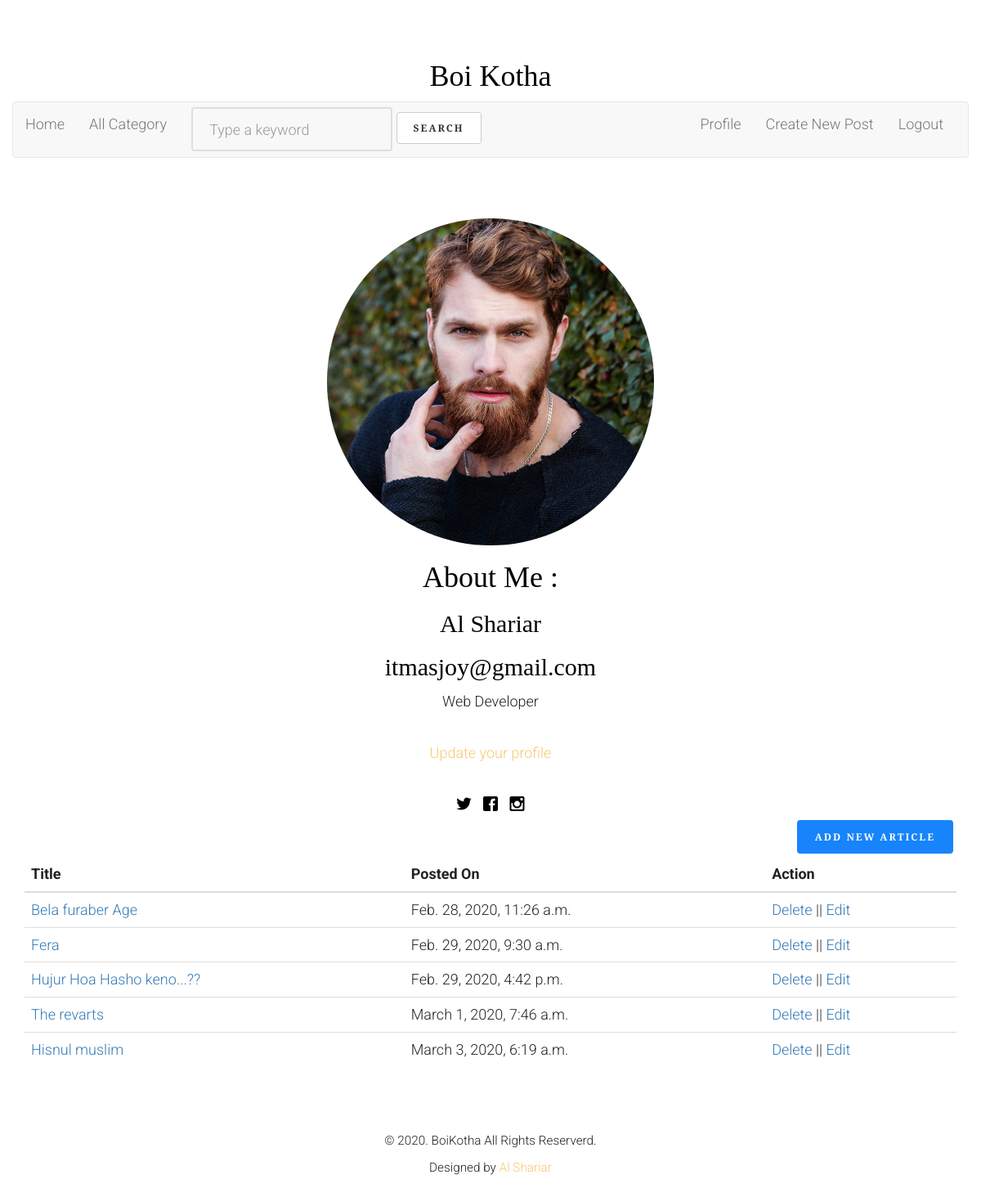
The page /profile/ (signed in) on the database as committed earlier.
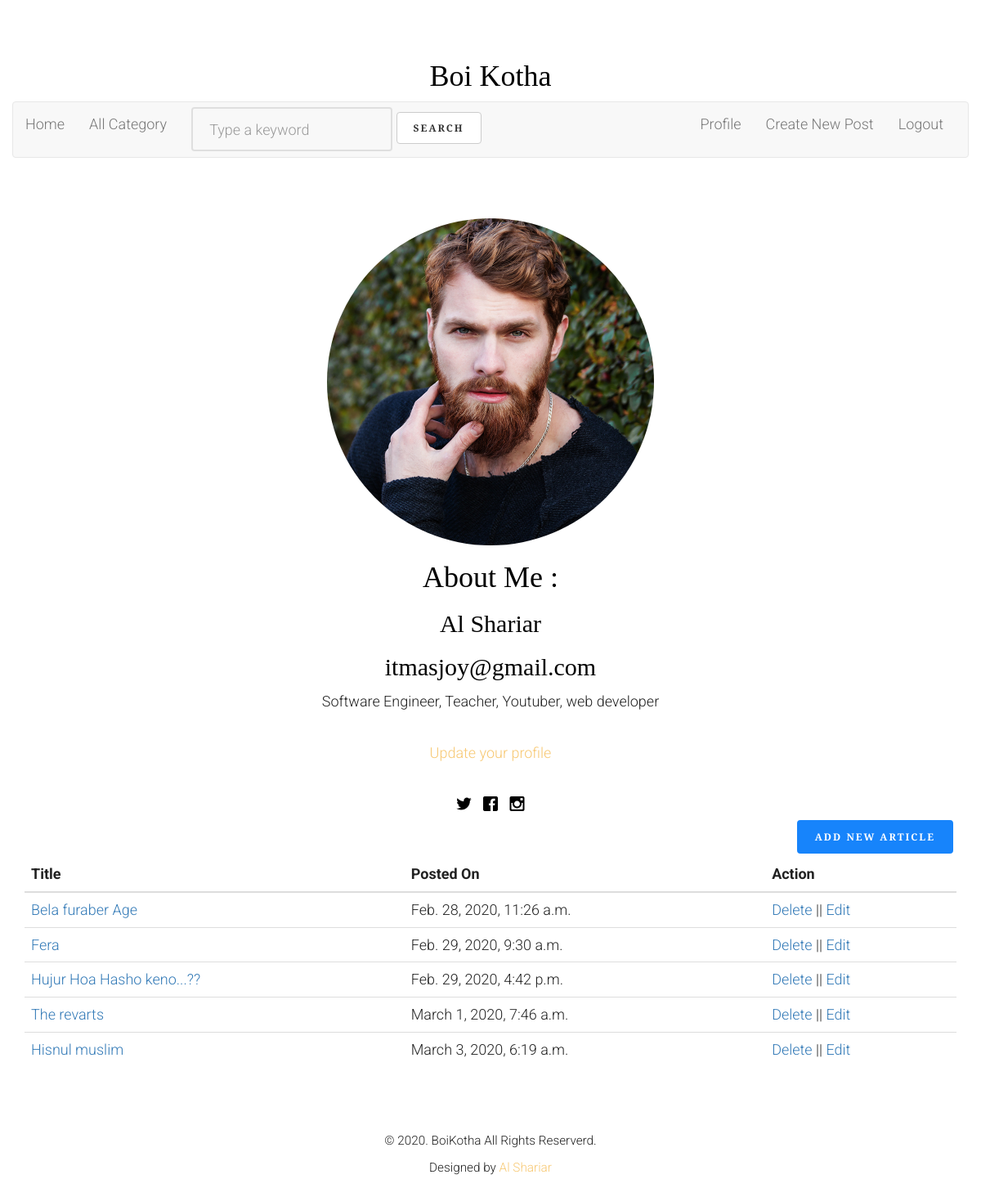
The same page on the database as committed later.
### blog/models.py (models this page shows, shortened)
class Author(models.Model):
    name = models.ForeignKey(User, on_delete=models.CASCADE)
    profile_picture = models.FileField()
    details = models.TextField()

### blog/views.py (the view, shortened to what this page needs)
# urls.py: path('profile/', views.getprofile, name="profile"),
def getprofile(request):
    if request.user.is_authenticated:
        user = get_object_or_404(User, id=request.user.id)
        author_profile = Author.objects.filter(name=user.id)
        if author_profile:
            author_user = get_object_or_404(Author, name=request.user.id)
            posts = Article.objects.filter(article_author=author_user.id)
            return render(request, 'blog/logged_in_profile.html', context={'posts':posts,'user':author_user})
    else:
        return redirect('login')

### blog/templates/blog/logged_in_profile.html (shortened to what this page needs)
{% extends 'blog/base.html' %}
{% load static %}
{% block profile %}
	<div class="fh5co-bio">
		<figure>
			<img src="{{ user.profile_picture.url }}" alt="image is not found" class="img-circle" style="width: 400px;">
		</figure>
		<h1 class="heading">About Me :</h1>
		<h2>{{ user.name.get_full_name }}</h2>
		<h2>{{ user.name.email }}</h2>
    <p>{{ user.details }}</p>
    <span><a href="{% url 'update-profile' id=user.id%}">Update your profile</a></span>
		<ul class="fh5co-social">
			<li><a href="#"><i class="icon-twitter"></i></a></li>
			<li><a href="#"><i class="icon-facebook"></i></a></li>
			<li><a href="#"><i class="icon-instagram"></i></a></li>
		</ul>
	</div>
{% endblock profile %}
  {% block content %}
  <div class="container">
        <a href="{% url 'create' %}" class="btn btn-info pull pull-right">Add new article</a>
    <table class="table">
        <thead>
          <tr>
            <th scope="col">Title</th>
            <th scope="col">Posted On</th>
            <th scope="col">Action</th>
          </tr>
        </thead>
        <tbody>
        {% for post in posts %}
          <tr>
            <td><a class="text-primary" href="{% url 'single_post' id=post.id %}">{{ post.title }}</a></td>
            <td>{{ post.posted_on }}</td>
            <td><a class="text-primary" href="{% url 'delete' id=post.id %}">Delete</a> || <a class="text-primary" href="{% url 'update' id=post.id %}">Edit</a></td>
          </tr>
        {% endfor %}
        </tbody>
      </table>
    </div>
	{% endblock content %}

Rows that differ between the two databases and show on the page:
changed Author "Al Shariar": details "Web Developer" → "Software Engineer, Teacher, Youtuber, web developer"
